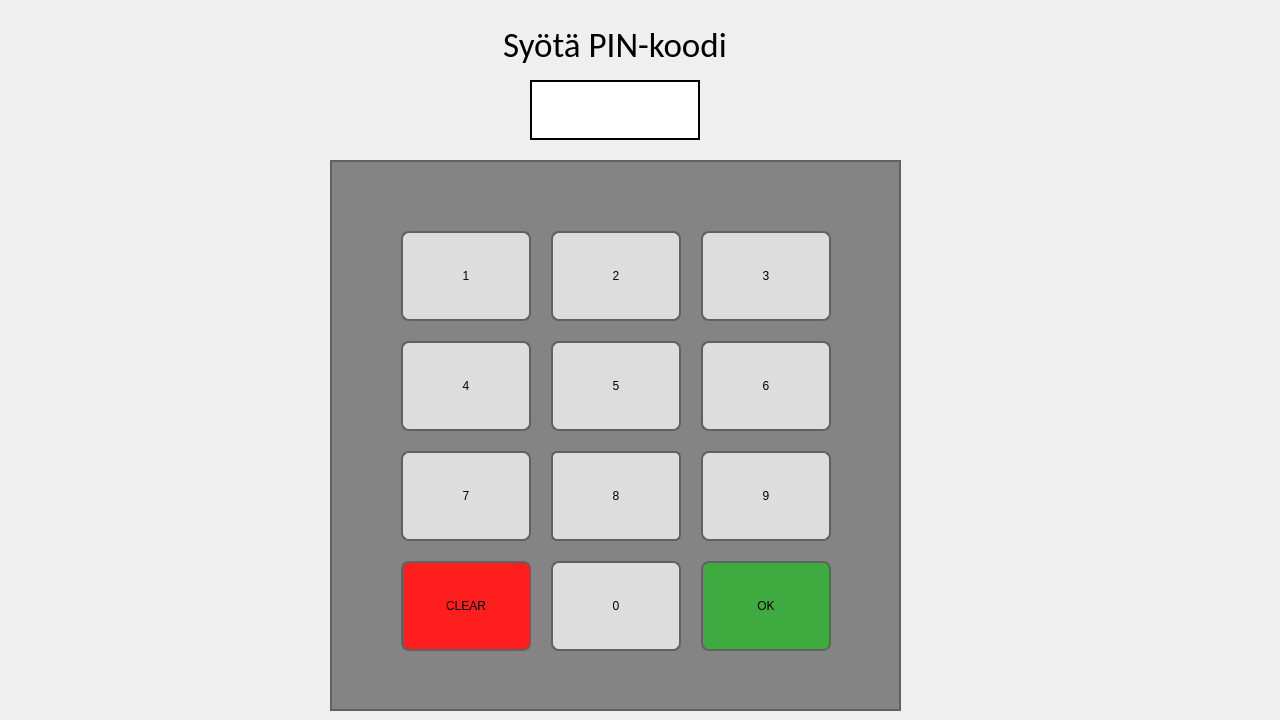
<?xml version="1.0" encoding="UTF-8"?>
<ui version="4.0">
 <class>PinUIMoottoriDialog</class>
 <widget class="QDialog" name="PinUIMoottoriDialog">
  <property name="geometry">
   <rect>
    <x>0</x>
    <y>0</y>
    <width>1280</width>
    <height>720</height>
   </rect>
  </property>
  <property name="windowTitle">
   <string>Dialog</string>
  </property>
  <widget class="QLineEdit" name="PINsymbol_lineEdit">
   <property name="geometry">
    <rect>
     <x>530</x>
     <y>80</y>
     <width>170</width>
     <height>60</height>
    </rect>
   </property>
   <property name="minimumSize">
    <size>
     <width>170</width>
     <height>60</height>
    </size>
   </property>
   <property name="maximumSize">
    <size>
     <width>170</width>
     <height>60</height>
    </size>
   </property>
   <property name="font">
    <font>
     <family>Calibri</family>
     <pointsize>36</pointsize>
    </font>
   </property>
   <property name="styleSheet">
    <string notr="true">border: 2px solid;
border-color: rgb(0, 0, 0);</string>
   </property>
   <property name="text">
    <string/>
   </property>
   <property name="maxLength">
    <number>4</number>
   </property>
   <property name="echoMode">
    <enum>QLineEdit::Password</enum>
   </property>
   <property name="alignment">
    <set>Qt::AlignCenter</set>
   </property>
  </widget>
  <widget class="QGroupBox" name="KeyPad">
   <property name="geometry">
    <rect>
     <x>330</x>
     <y>160</y>
     <width>571</width>
     <height>551</height>
    </rect>
   </property>
   <property name="styleSheet">
    <string notr="true">background-color: rgb(132, 132, 132);
border: 2px solid;
border-color: rgb(97, 97, 97);</string>
   </property>
   <property name="title">
    <string/>
   </property>
   <widget class="QPushButton" name="pinButtonOk">
    <property name="geometry">
     <rect>
      <x>371</x>
      <y>401</y>
      <width>130</width>
      <height>90</height>
     </rect>
    </property>
    <property name="minimumSize">
     <size>
      <width>130</width>
      <height>90</height>
     </size>
    </property>
    <property name="maximumSize">
     <size>
      <width>130</width>
      <height>90</height>
     </size>
    </property>
    <property name="styleSheet">
     <string notr="true">border: 2px solid;
border-color: rgb(97, 97, 97);
border-radius: 8px;
background-color: rgb(63, 170, 63);
font: 26pt &quot;Arial&quot;;</string>
    </property>
    <property name="text">
     <string>OK</string>
    </property>
   </widget>
   <widget class="QPushButton" name="pinButton8">
    <property name="geometry">
     <rect>
      <x>221</x>
      <y>291</y>
      <width>130</width>
      <height>90</height>
     </rect>
    </property>
    <property name="minimumSize">
     <size>
      <width>130</width>
      <height>90</height>
     </size>
    </property>
    <property name="maximumSize">
     <size>
      <width>130</width>
      <height>90</height>
     </size>
    </property>
    <property name="styleSheet">
     <string notr="true">border: 2px solid;
border-color: rgb(97, 97, 97);
border-radius: 6px;
background-color: rgb(221, 221, 221);
font: 26pt &quot;Arial&quot;;</string>
    </property>
    <property name="text">
     <string>8</string>
    </property>
   </widget>
   <widget class="QPushButton" name="pinButton6">
    <property name="geometry">
     <rect>
      <x>371</x>
      <y>181</y>
      <width>130</width>
      <height>90</height>
     </rect>
    </property>
    <property name="minimumSize">
     <size>
      <width>130</width>
      <height>90</height>
     </size>
    </property>
    <property name="maximumSize">
     <size>
      <width>130</width>
      <height>90</height>
     </size>
    </property>
    <property name="styleSheet">
     <string notr="true">border: 2px solid;
border-color: rgb(97, 97, 97);
border-radius: 8px;
background-color: rgb(221, 221, 221);
font: 26pt &quot;Arial&quot;;</string>
    </property>
    <property name="text">
     <string>6</string>
    </property>
   </widget>
   <widget class="QPushButton" name="pinButton7">
    <property name="geometry">
     <rect>
      <x>71</x>
      <y>291</y>
      <width>130</width>
      <height>90</height>
     </rect>
    </property>
    <property name="minimumSize">
     <size>
      <width>130</width>
      <height>90</height>
     </size>
    </property>
    <property name="maximumSize">
     <size>
      <width>130</width>
      <height>90</height>
     </size>
    </property>
    <property name="styleSheet">
     <string notr="true">border: 2px solid;
border-color: rgb(97, 97, 97);
border-radius: 8px;
background-color: rgb(221, 221, 221);
font: 26pt &quot;Arial&quot;;</string>
    </property>
    <property name="text">
     <string>7</string>
    </property>
   </widget>
   <widget class="QPushButton" name="pinButton3">
    <property name="geometry">
     <rect>
      <x>371</x>
      <y>71</y>
      <width>130</width>
      <height>90</height>
     </rect>
    </property>
    <property name="minimumSize">
     <size>
      <width>130</width>
      <height>90</height>
     </size>
    </property>
    <property name="maximumSize">
     <size>
      <width>130</width>
      <height>90</height>
     </size>
    </property>
    <property name="styleSheet">
     <string notr="true">border: 2px solid;
border-color: rgb(97, 97, 97);
border-radius: 8px;
background-color: rgb(221, 221, 221);
font: 26pt &quot;Arial&quot;;</string>
    </property>
    <property name="text">
     <string>3</string>
    </property>
   </widget>
   <widget class="QPushButton" name="pinButton9">
    <property name="geometry">
     <rect>
      <x>371</x>
      <y>291</y>
      <width>130</width>
      <height>90</height>
     </rect>
    </property>
    <property name="minimumSize">
     <size>
      <width>130</width>
      <height>90</height>
     </size>
    </property>
    <property name="maximumSize">
     <size>
      <width>130</width>
      <height>90</height>
     </size>
    </property>
    <property name="styleSheet">
     <string notr="true">border: 2px solid;
border-color: rgb(97, 97, 97);
border-radius: 8px;
background-color: rgb(221, 221, 221);
font: 26pt &quot;Arial&quot;;</string>
    </property>
    <property name="text">
     <string>9</string>
    </property>
   </widget>
   <widget class="QPushButton" name="pinButton5">
    <property name="geometry">
     <rect>
      <x>221</x>
      <y>181</y>
      <width>130</width>
      <height>90</height>
     </rect>
    </property>
    <property name="minimumSize">
     <size>
      <width>130</width>
      <height>90</height>
     </size>
    </property>
    <property name="maximumSize">
     <size>
      <width>130</width>
      <height>90</height>
     </size>
    </property>
    <property name="styleSheet">
     <string notr="true">border: 2px solid;
border-color: rgb(97, 97, 97);
border-radius: 8px;
background-color: rgb(221, 221, 221);
font: 26pt &quot;Arial&quot;;</string>
    </property>
    <property name="text">
     <string>5</string>
    </property>
   </widget>
   <widget class="QPushButton" name="pinButton1">
    <property name="geometry">
     <rect>
      <x>71</x>
      <y>71</y>
      <width>130</width>
      <height>90</height>
     </rect>
    </property>
    <property name="minimumSize">
     <size>
      <width>130</width>
      <height>90</height>
     </size>
    </property>
    <property name="maximumSize">
     <size>
      <width>130</width>
      <height>90</height>
     </size>
    </property>
    <property name="styleSheet">
     <string notr="true">border: 2px solid;
border-color: rgb(97, 97, 97);
border-radius: 8px;
background-color: rgb(221, 221, 221);
font: 26pt &quot;Arial&quot;;</string>
    </property>
    <property name="text">
     <string>1</string>
    </property>
   </widget>
   <widget class="QPushButton" name="pinButtonClear">
    <property name="geometry">
     <rect>
      <x>71</x>
      <y>401</y>
      <width>130</width>
      <height>90</height>
     </rect>
    </property>
    <property name="minimumSize">
     <size>
      <width>130</width>
      <height>90</height>
     </size>
    </property>
    <property name="maximumSize">
     <size>
      <width>130</width>
      <height>90</height>
     </size>
    </property>
    <property name="styleSheet">
     <string notr="true">border: 2px solid;
border-color: rgb(97, 97, 97);
border-radius: 8px;
background-color: rgb(255, 30, 30);
font: 18pt &quot;Arial&quot;;</string>
    </property>
    <property name="text">
     <string>CLEAR</string>
    </property>
   </widget>
   <widget class="QPushButton" name="pinButton2">
    <property name="geometry">
     <rect>
      <x>221</x>
      <y>71</y>
      <width>130</width>
      <height>90</height>
     </rect>
    </property>
    <property name="minimumSize">
     <size>
      <width>130</width>
      <height>90</height>
     </size>
    </property>
    <property name="maximumSize">
     <size>
      <width>130</width>
      <height>90</height>
     </size>
    </property>
    <property name="styleSheet">
     <string notr="true">border: 2px solid;
border-color: rgb(97, 97, 97);
border-radius: 8px;
background-color: rgb(221, 221, 221);
font: 26pt &quot;Arial&quot;;</string>
    </property>
    <property name="text">
     <string>2</string>
    </property>
   </widget>
   <widget class="QPushButton" name="pinButton4">
    <property name="geometry">
     <rect>
      <x>71</x>
      <y>181</y>
      <width>130</width>
      <height>90</height>
     </rect>
    </property>
    <property name="minimumSize">
     <size>
      <width>130</width>
      <height>90</height>
     </size>
    </property>
    <property name="maximumSize">
     <size>
      <width>130</width>
      <height>90</height>
     </size>
    </property>
    <property name="styleSheet">
     <string notr="true">border: 2px solid;
border-color: rgb(97, 97, 97);
border-radius: 8px;
background-color: rgb(221, 221, 221);
font: 26pt &quot;Arial&quot;;</string>
    </property>
    <property name="text">
     <string>4</string>
    </property>
   </widget>
   <widget class="QPushButton" name="pinButton0">
    <property name="geometry">
     <rect>
      <x>221</x>
      <y>401</y>
      <width>130</width>
      <height>90</height>
     </rect>
    </property>
    <property name="minimumSize">
     <size>
      <width>130</width>
      <height>90</height>
     </size>
    </property>
    <property name="maximumSize">
     <size>
      <width>130</width>
      <height>90</height>
     </size>
    </property>
    <property name="styleSheet">
     <string notr="true">border: 2px solid;
border-color: rgb(97, 97, 97);
border-radius: 8px;
background-color: rgb(221, 221, 221);
font: 26pt &quot;Arial&quot;;</string>
    </property>
    <property name="text">
     <string>0</string>
    </property>
   </widget>
  </widget>
  <widget class="QLabel" name="Syota_label">
   <property name="geometry">
    <rect>
     <x>470</x>
     <y>20</y>
     <width>290</width>
     <height>50</height>
    </rect>
   </property>
   <property name="minimumSize">
    <size>
     <width>290</width>
     <height>50</height>
    </size>
   </property>
   <property name="maximumSize">
    <size>
     <width>290</width>
     <height>50</height>
    </size>
   </property>
   <property name="font">
    <font>
     <family>Calibri</family>
     <pointsize>26</pointsize>
    </font>
   </property>
   <property name="text">
    <string>Syötä PIN-koodi</string>
   </property>
   <property name="alignment">
    <set>Qt::AlignCenter</set>
   </property>
  </widget>
 </widget>
 <resources/>
 <connections/>
</ui>
